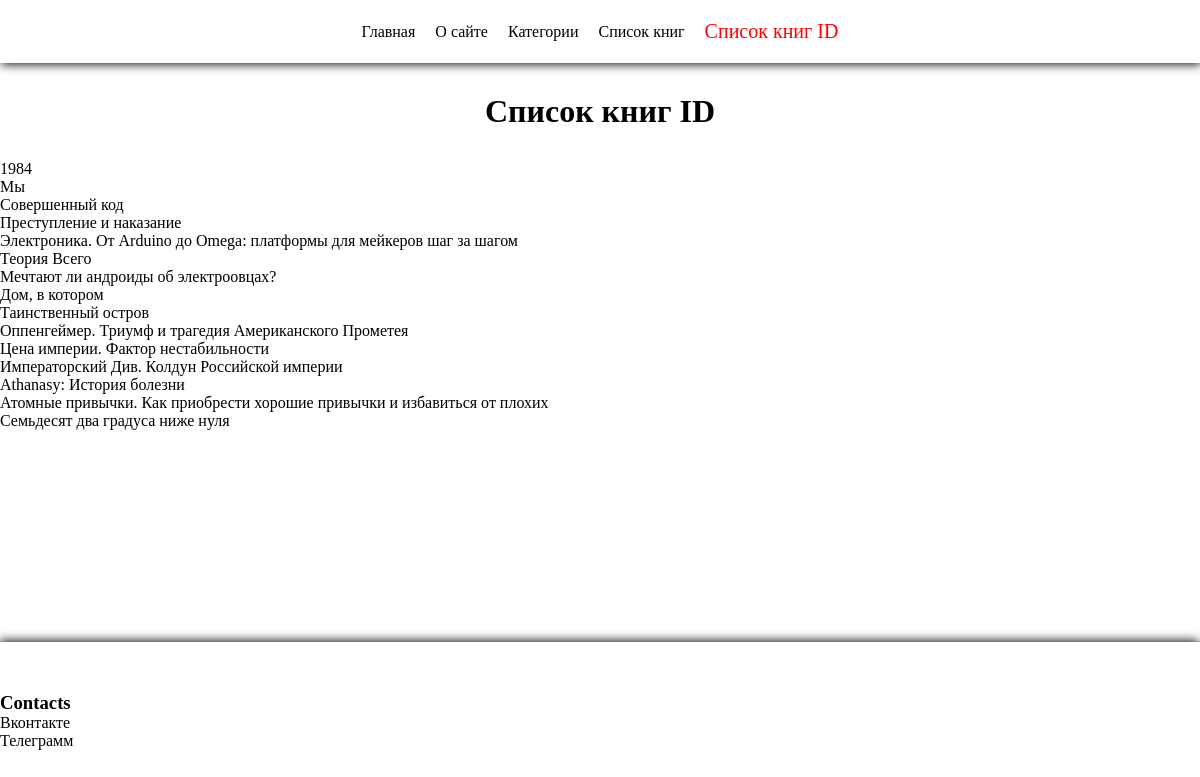
The page /categoryBookID on the database its author committed.
### women/models.py (models this page shows, shortened)
class Book(models.Model):
    nameBook = models.CharField(max_length=255)
    author = models.CharField(max_length=255)
    yearPublication = models.IntegerField(default=0)
    publishingHouse = models.CharField(max_length=255)
    description = models.TextField(blank=True, default='')
    price = models.IntegerField(default=0)
    slug = models.SlugField(max_length=255, db_index=True, unique=True)
    def get_absolute_url_ID(self):
        return reverse('bookInfoID', kwargs={'id_book': self.pk})

### women/views.py (the view)
# urls.py: path('categoryBookID', categoryBookID, name='categoryBookID'),
def categoryBookID(request):
    books = Book.objects.all()
    data = {
        'title': 'Список книг ID',
        'books': books,
        'menu': menu,
    }
    return render(request, 'women/BookInfoID.html', context=data)

### women/templates/women/BookInfoID.html
{% extends 'base.html' %}
{% block content %}
    <ul>
        {% for book in books %}
            <li><a href="{{ book.get_absolute_url_ID }}">{{ book.nameBook }}</a></li>
        {% endfor %}
    </ul>
{% endblock %}

### women/static/women/style/index.css (style rules this page uses)
* { margin: 0; padding: 0; box-sizing: border-box; }
a { text-decoration: none; color: inherit; outline: none; display: inline-block; }
ul { list-style-type: none; }

### rows shown on the page
Book: nameBook "1984"
Book: nameBook "Мы"
Book: nameBook "Совершенный код"
Book: nameBook "Преступление и наказание"
Book: nameBook "Электроника. От Arduino до Omega: платформы для мейкеров шаг за шагом"
Book: nameBook "Теория Всего"
Book: nameBook "Мечтают ли андроиды об электроовцах?"
Book: nameBook "Дом, в котором"
Book: nameBook "Таинственный остров"
Book: nameBook "Оппенгеймер. Триумф и трагедия Американского Прометея"
Book: nameBook "Цена империи. Фактор нестабильности"
Book: nameBook "Императорский Див. Колдун Российской империи"
Book: nameBook "Athanasy: История болезни"
Book: nameBook "Атомные привычки. Как приобрести хорошие привычки и избавиться от плохих"
Book: nameBook "Семьдесят два градуса ниже нуля"

### other values the page prints
{{ i.title }} "Главная"
{{ i.title }} "О сайте"
{{ i.title }} "Категории" "Список книг"
{{ i.title }} "Список книг ID"
{{ title }} "Список книг ID"
